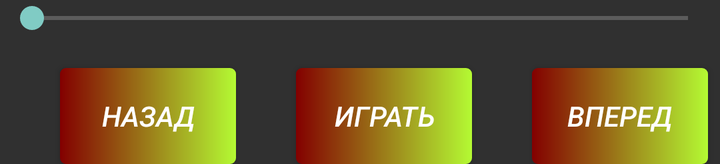
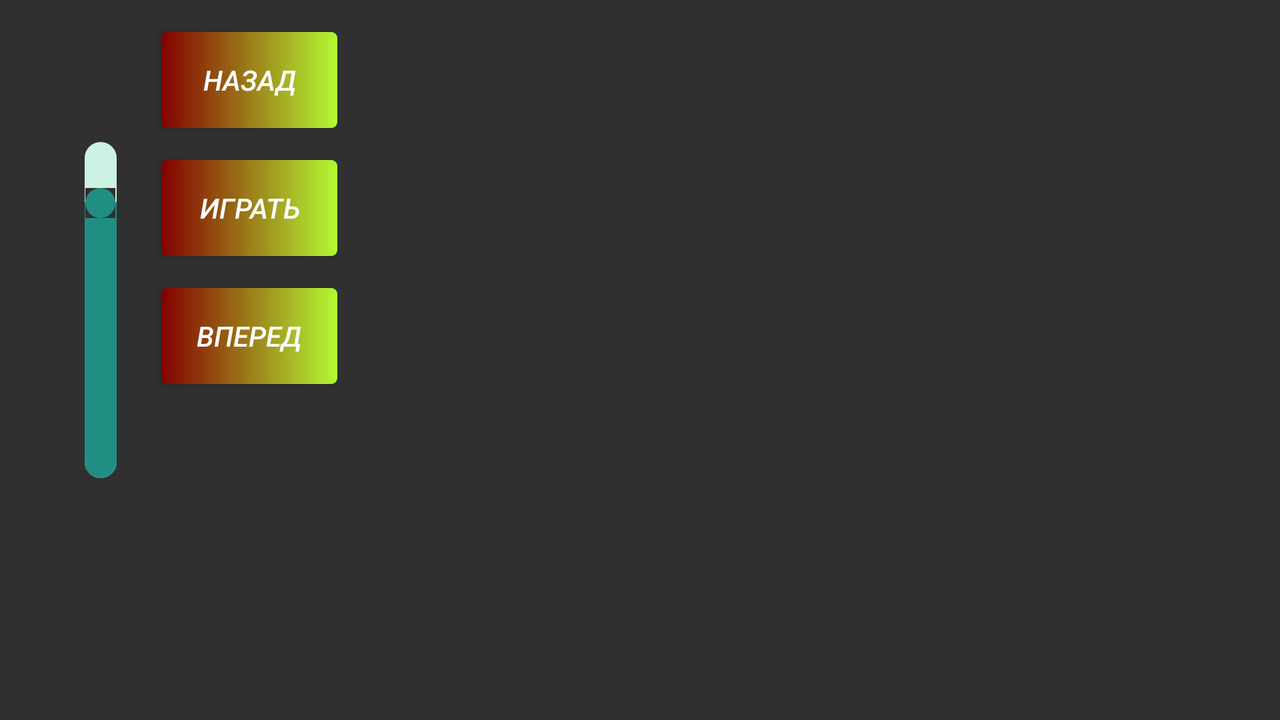

One screen, two layout resources from the same app: the default and the repository's alternative for another configuration. Each is rendered where Android would select it; the XML of both is given below.
<!-- AndroidManifest.xml: application theme AppTheme -->
<!-- res/layout/frag1.xml -->
<?xml version="1.0" encoding="utf-8"?>
<LinearLayout
    xmlns:android="http://schemas.android.com/apk/res/android"
    xmlns:app="http://schemas.android.com/apk/res-auto"
    android:layout_width="match_parent"
    android:layout_height="wrap_content"
    android:orientation="vertical">

    <LinearLayout
        android:layout_width="match_parent"
        android:layout_height="wrap_content"
        android:orientation="horizontal">
        <SeekBar
            android:id="@+id/playSeekBar"
            android:layout_width="match_parent"
            android:layout_height="wrap_content"
            style="@style/Base.Widget.AppCompat.SeekBar"/>
    </LinearLayout>
    <LinearLayout
        android:layout_width="match_parent"
        android:layout_height="wrap_content"
        android:orientation="horizontal">
        <android.support.v7.widget.AppCompatButton
            android:id="@+id/bService3"
            style="@style/Button_serv2"
            android:layout_width="wrap_content"
            android:layout_height="wrap_content"
            android:layout_marginTop="16dp"
            android:text="@string/serv2back"/>
        <ToggleButton
            android:layout_width="wrap_content"
            android:layout_height="wrap_content"
            android:id="@+id/bService4"
            style="@style/Button_serv2.playStop"
            android:layout_marginTop="16dp"
            android:textOn="@string/serv2stop"
            android:textOff="@string/serv2play"
            />

        <android.support.v7.widget.AppCompatButton
            android:id="@+id/bService5"
            style="@style/Button_serv2"
            android:layout_width="wrap_content"
            android:layout_height="wrap_content"
            android:layout_marginTop="16dp"
            android:text="@string/serv2forward"/>

    </LinearLayout>

</LinearLayout>
<!-- resources referenced by this layout -->
<resources>
  <string name="serv2back">Назад</string>
  <string name="serv2forward">Вперед</string>
  <string name="serv2play">Играть</string>
  <string name="serv2stop">Остановить</string>
  <style name="Button_serv2">
          <item name="android:textStyle">italic</item>
          <item name="android:background">@drawable/button_sel</item>
          <item name="android:textColor">#ffffff</item>
          <item name="android:layout_marginLeft">30dp</item>
      </style>
  <!-- from res/values-v21/ -->
  <style name="Button_serv2.playStop">
          <item name="android:shape">oval</item>
          <item name="android:innerRadius">10dp</item>
          <item name="android:topLeftRadius">10dp</item>
          <item name="android:bottomLeftRadius">10dp</item>
          <item name="android:bottomRightRadius">10dp</item>
          <item name="android:topRightRadius">10dp</item>
  
      </style>
  <style name="AppTheme" parent="@style/Theme.AppCompat" />
  <!-- drawable button_sel (drawable) -->
  <?xml version="1.0" encoding="utf-8"?>
  <selector xmlns:android="http://schemas.android.com/apk/res/android">
      <item android:state_checked="true">
          <shape >
              <gradient android:startColor="#830000" android:endColor="#b4fa33" android:angle="0" android:gradientRadius="270"/>
          </shape>
      </item>
  </selector>
</resources>
<!-- res/layout-land/frag1.xml (the repository's variant of the layout above) -->
<!-- drawn on the phone turned sideways -->
<?xml version="1.0" encoding="utf-8"?>
<LinearLayout xmlns:android="http://schemas.android.com/apk/res/android"
    android:layout_width="wrap_content"
    android:layout_height="match_parent">


    <SeekBar
        android:id="@+id/playSeekBar"
        android:layout_width="200dp"
        android:layout_height="fill_parent"
        android:layout_marginBottom="70dp"
        android:layout_marginTop="20dp"
        android:thumb="@drawable/thumb_lay"
        android:progress="82"
        android:progressDrawable="@drawable/seekbar"
        android:rotation="270"
        android:paddingTop="140dp"
        android:layout_marginLeft="-120dp"
        android:layout_marginRight="-30dp"
        style="@style/Widget.AppCompat.SeekBar"


        />

    <LinearLayout
        android:layout_width="wrap_content"
        android:layout_height="match_parent"
        android:orientation="vertical">

        <android.support.v7.widget.AppCompatButton
            android:id="@+id/bService3"
            style="@style/Button_serv2"
            android:layout_width="wrap_content"
            android:layout_height="wrap_content"
            android:layout_marginTop="16dp"
            android:text="@string/serv2back" />

        <ToggleButton
            android:id="@+id/bService4"
            style="@style/Button_serv2.playStop"
            android:layout_width="wrap_content"
            android:layout_height="wrap_content"
            android:layout_marginTop="16dp"
            android:textOff="@string/serv2play"
            android:textOn="@string/serv2stop" />

        <android.support.v7.widget.AppCompatButton
            android:id="@+id/bService5"
            style="@style/Button_serv2"
            android:layout_width="wrap_content"
            android:layout_height="wrap_content"
            android:layout_marginTop="16dp"
            android:text="@string/serv2forward" />

    </LinearLayout>


</LinearLayout>
<!-- resources referenced by the variant -->
<!-- as the phone turned sideways resolves them -->
<resources>
  <!-- drawable seekbar (drawable) -->
  <?xml version="1.0" encoding="utf-8"?>
  <layer-list xmlns:android="http://schemas.android.com/apk/res/android">
  
      <item
          android:id="@android:id/background">
          <shape android:shape="rectangle">
              <corners android:radius="30dp"/>
              <solid android:color="#cdf1e3"/>
          </shape>
      </item>
      <item android:id="@android:id/progress" android:gravity="fill_vertical">
          <clip android:clipOrientation="horizontal" android:gravity="left">
          <shape>
              <size android:height="10dp" android:width="2dp"/>
              <corners android:radius="30dp"/>
              <solid android:color="#218e83"/>
          </shape>
          </clip>
      </item>
      <item android:id="@android:id/secondaryProgress" android:gravity="fill_vertical">
          <clip android:clipOrientation="vertical" android:gravity="clip_vertical">
          <shape>
              <size android:height="10dp" android:width="2dp"/>
              <corners android:radius="30dp"/>
              <solid android:color="#7bb4ae"/>
          </shape>
          </clip>
      </item>
  
  
  
  </layer-list>
  <!-- drawable thumb_lay (drawable) -->
  <?xml version="1.0" encoding="utf-8"?>
  <layer-list xmlns:android="http://schemas.android.com/apk/res/android">
      <item android:id="@android:id/secondaryProgress">
              <shape android:shape="oval">
                  <size android:width="15dp" android:height="15dp"/>
                  <solid android:color="#218e83"/>
              </shape>
      </item>
  </layer-list>
  <string name="serv2back">Назад</string>
  <string name="serv2forward">Вперед</string>
  <string name="serv2play">Играть</string>
  <string name="serv2stop">Остановить</string>
  <style name="Button_serv2">
          <item name="android:textStyle">italic</item>
          <item name="android:background">@drawable/button_sel</item>
          <item name="android:textColor">#ffffff</item>
          <item name="android:layout_marginLeft">30dp</item>
      </style>
  <!-- from res/values-v21/ -->
  <style name="Button_serv2.playStop">
          <item name="android:shape">oval</item>
          <item name="android:innerRadius">10dp</item>
          <item name="android:topLeftRadius">10dp</item>
          <item name="android:bottomLeftRadius">10dp</item>
          <item name="android:bottomRightRadius">10dp</item>
          <item name="android:topRightRadius">10dp</item>
  
      </style>
  <style name="AppTheme" parent="@style/Theme.AppCompat" />
  <!-- drawable button_sel (drawable) -->
  <?xml version="1.0" encoding="utf-8"?>
  <selector xmlns:android="http://schemas.android.com/apk/res/android">
      <item android:state_checked="true">
          <shape >
              <gradient android:startColor="#830000" android:endColor="#b4fa33" android:angle="0" android:gradientRadius="270"/>
          </shape>
      </item>
  </selector>
</resources>
